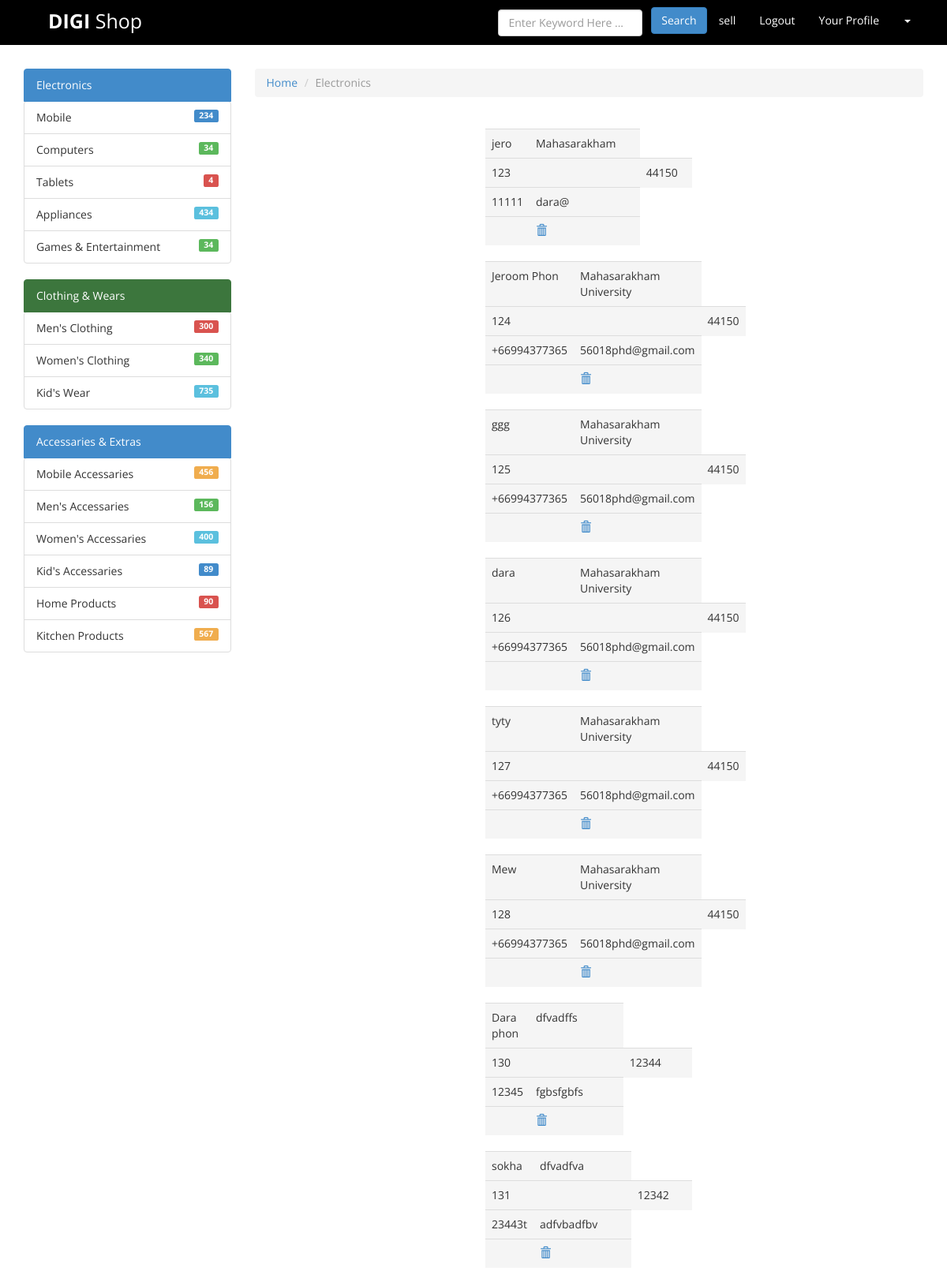
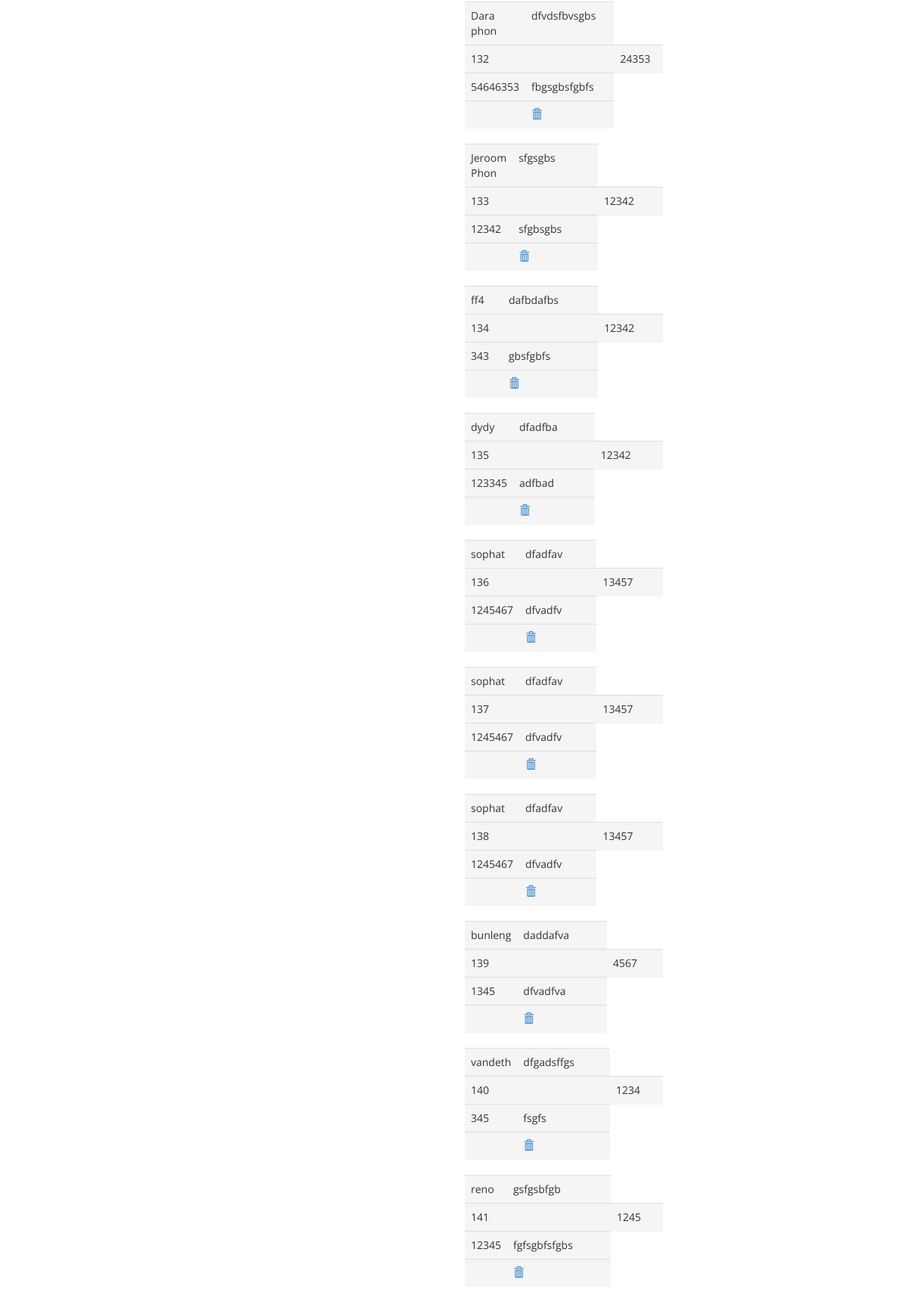
Page /admin/selectCust.php on the committed database (2 pictures, top to bottom).
### tables this page shows
CREATE TABLE `memberrigester` (
  `ID` int(7) NOT NULL,
  `Name` varchar(50) NOT NULL,
  `genda` varchar(10) NOT NULL,
  `Address` varchar(200) NOT NULL,
  `Email` varchar(50) NOT NULL,
  `telephone` varchar(15) NOT NULL,
  `city` varchar(50) NOT NULL,
  `district` varchar(50) NOT NULL,
  `poststation` varchar(30) NOT NULL,
  `Username` varchar(15) NOT NULL,
  `password2` varchar(220) NOT NULL,
  `status` varchar(10) NOT NULL
);

### admin/selectCust.php (the view, shortened to what this page needs)
<?php
 include("tt1.php");
?>
<!DOCTYPE html>
<html>
  <head>
    <link href="assets/ItemSlider/css/main-style.css" rel="stylesheet" type="text/css">
    <link href="assets/ItemSlider/css/demo.css" rel="stylesheet" type="text/css">
    <link href="bs-digishop-mini/assets/css/bootstrap.css" rel="stylesheet">
    <link href="bs-digishop-mini/assets/css/font-awesome.min.css" rel="stylesheet" />
    <link href="bs-digishop-mini/assets/ItemSlider/css/main-style.css" rel="stylesheet" />
    <link href="bs-digishop-mini/assets/css/style.css" rel="stylesheet" />
  </head>
  <body>
        <nav class="navbar navbar-default" role="navigation">
            <div class="container-fluid">
                <div class="navbar-header">
                    <a class="navbar-brand" href="#"><strong>DIGI</strong> Shop</a>
                </div>
                <div class="collapse navbar-collapse" id="bs-example-navbar-collapse-1">
                    <ul class="nav navbar-nav navbar-right">
                        <li><a href="ff.php">sell</a></li>
                        <li><a href="logout.php">Logout</a></li>
                        <li><a href="custData.php">Your Profile</a></li>
                        <li class="dropdown">
                            <a href="#" class="dropdown-toggle" data-toggle="dropdown"><?php echo	$_SESSION['Username']; ?><b class="caret"></b></a>
                        </li>
                    </ul>
                    <form class="navbar-form navbar-right" role="search">
                        <div class="form-group">
                            <input type="text" placeholder="Enter Keyword Here ..." class="form-control">
                        </div>
                        <button type="submit" class="btn btn-primary">Search</button>
                    </form>
                </div>
            </div>
        </nav>
        <div class="container">
            <div class="row">
                <div class="col-md-3">
                    <div>
                        <a href="#" class="list-group-item active">Electronics
                        </a>
                        <ul class="list-group">
                            <li class="list-group-item">Mobile
          <span class="label label-primary pull-right">234</span>
                            </li>
                            <li class="list-group-item">Computers
                          <span class="label label-success pull-right">34</span>
                            </li>
                            <li class="list-group-item">Tablets
                             <span class="label label-danger pull-right">4</span>
                            </li>
                            <li class="list-group-item">Appliances
                                 <span class="label label-info pull-right">434</span>
                            </li>
                            <li class="list-group-item">Games & Entertainment
                                 <span class="label label-success pull-right">34</span>
                            </li>
                        </ul>
                    </div>
                    <div>
                        <a href="#" class="list-group-item active list-group-item-success">Clothing & Wears
                        </a>
                        <ul class="list-group">
                            <li class="list-group-item">Men's Clothing
                                 <span class="label label-danger pull-right">300</span>
                            </li>
                            <li class="list-group-item">Women's Clothing
                                 <span class="label label-success pull-right">340</span>
                            </li>
                            <li class="list-group-item">Kid's Wear
                                 <span class="label label-info pull-right">735</span>
                            </li>
                        </ul>
                    </div>
                    <div>
                        <a href="#" class="list-group-item active">Accessaries & Extras
                        </a>
                        <ul class="list-group">
                            <li class="list-group-item">Mobile Accessaries
                                 <span class="label label-warning pull-right">456</span>
                            </li>
                            <li class="list-group-item">Men's Accessaries
                                 <span class="label label-success pull-right">156</span>
                            </li>
                            <li class="list-group-item">Women's Accessaries
                                 <span class="label label-info pull-right">400</span>
                            </li>
                            <li class="list-group-item">Kid's Accessaries
                                 <span class="label label-primary pull-right">89</span>
                            </li>
                            <li class="list-group-item">Home Products
                                 <span class="label label-danger pull-right">90</span>
                            </li>
                            <li class="list-group-item">Kitchen Products
                                 <span class="label label-warning pull-right">567</span>
                            </li>
                        </ul>
                    </div>
                </div>
                <div class="col-md-9">
                    <div>
                        <ol class="breadcrumb">
                            <li><a href="#">Home</a></li>
                            <li class="active">Electronics</li>
                        </ol>
                    </div>
                      <div class="row">
                      <div class="col-lg-4">
                      </div>
                             <div class="col-md-4">
                             <div class="panel-primary">
                             <form class="" action="" method="post">
                               <?php
                               $sql="select*from memberrigester ";
                               $result=mysqli_query($link,$sql);
                              while ($row=mysqli_fetch_array($result)) {
                                 ?>
                           <table align="left" class="table table-striped" width="100" >
                            <tr class="active">
                              <td>
                                <?php echo $row['Name']; ?>
                              </td>
                              <td>
                                  <?php echo $row['Address']; ?>
                              </td>
                            </tr>
                            <tr class="active">
                              <td width="50">
                                <?php echo $row['ID']; ?>
                              <td>
                              <td>
                              <?php echo $row['poststation']; ?>
                              </td>
                            </tr>
                            <tr class="active">
                              <td>
                                <?php echo $row['telephone']; ?>
                              </td>
                              <td>
                                <?php echo $row['Email']; ?>
                              </td>
                            </tr >
                            <tr class="active">
                              <td>
                                <td> <a href="custDelete.php?code=<?=$row['ID']?>"><span class="glyphicon glyphicon-trash"></span></a></td>
                              </td>
                            </tr>
                           </table>
                   <?php   } ?>
                   </form>
                   </div>
                   </div>
                   <div class="col-lg-4">
                   </div>
                    </div>
                </div>
            </div>
        </div>
  </body>
</html>

### assets/ItemSlider/css/demo.css (style rules this page uses)
html { height: 100%; }
*, *:after, *:before { -webkit-box-sizing: border-box; -moz-box-sizing: border-box; box-sizing: border-box; padding: 0; margin: 0; }
body { font-family: 'Lato', Calibri, Arial, sans-serif; background: #fff; font-weight: 400; font-size: 15px; color: #333; overflow: scroll; overflow-x: hidden; }
a { color: #555; text-decoration: none; }
.container { width: 100%; position: relative; }

### assets/css/style.css (style rules this page uses)
.navbar-brand { font-size: 25px; padding: 15px 80px 15px 60px; }
.navbar-default .navbar-brand { color: #000000; }
.navbar-default { background-color: #000000; border-color: #000000; }
.navbar { border-radius: 0px; }
.navbar-default .navbar-nav > li > a { color: #FFF; }
.navbar-default .navbar-brand { color: #FFFFFF; }
.row { margin-bottom:10px; }
.btn { margin-bottom:5px; }

### rows in the picture
memberrigester: Name "jero", Address "Mahasarakham", ID "123", poststation "44150", telephone "11111", Email "dara@"
memberrigester: Name "Jeroom Phon", Address "Mahasarakham University", ID "124", poststation "44150", telephone "+66994377365", Email "56018phd@gmail.com"
memberrigester: Name "ggg", Address "Mahasarakham University", ID "125", poststation "44150", telephone "+66994377365", Email "56018phd@gmail.com"
memberrigester: Name "dara", Address "Mahasarakham University", ID "126", poststation "44150", telephone "+66994377365", Email "56018phd@gmail.com"
memberrigester: Name "tyty", Address "Mahasarakham University", ID "127", poststation "44150", telephone "+66994377365", Email "56018phd@gmail.com"
memberrigester: Name "Mew", Address "Mahasarakham University", ID "128", poststation "44150", telephone "+66994377365", Email "56018phd@gmail.com"
memberrigester: Name "Dara phon", Address "dfvadffs", ID "130", poststation "12344", telephone "12345", Email "fgbsfgbfs"
memberrigester: Name "sokha", Address "dfvadfva", ID "131", poststation "12342", telephone "23443t", Email "adfvbadfbv"
memberrigester: Name "Dara phon", Address "dfvdsfbvsgbs", ID "132", poststation "24353", telephone "54646353", Email "fbgsgbsfgbfs"
memberrigester: Name "Jeroom Phon", Address "sfgsgbs", ID "133", poststation "12342", telephone "12342", Email "sfgbsgbs"
memberrigester: Name "ff4", Address "dafbdafbs", ID "134", poststation "12342", telephone "343", Email "gbsfgbfs"
memberrigester: Name "dydy", Address "dfadfba", ID "135", poststation "12342", telephone "123345", Email "adfbad"
memberrigester: Name "sophat", Address "dfadfav", ID "136", poststation "13457", telephone "1245467", Email "dfvadfv"
memberrigester: Name "sophat", Address "dfadfav", ID "137", poststation "13457", telephone "1245467", Email "dfvadfv"
memberrigester: Name "sophat", Address "dfadfav", ID "138", poststation "13457", telephone "1245467", Email "dfvadfv"
memberrigester: Name "bunleng", Address "daddafva", ID "139", poststation "4567", telephone "1345", Email "dfvadfva"
memberrigester: Name "vandeth", Address "dfgadsffgs", ID "140", poststation "1234", telephone "345", Email "fsgfs"
memberrigester: Name "reno", Address "gsfgsbfgb", ID "141", poststation "1245", telephone "12345", Email "fgfsgbfsfgbs"
